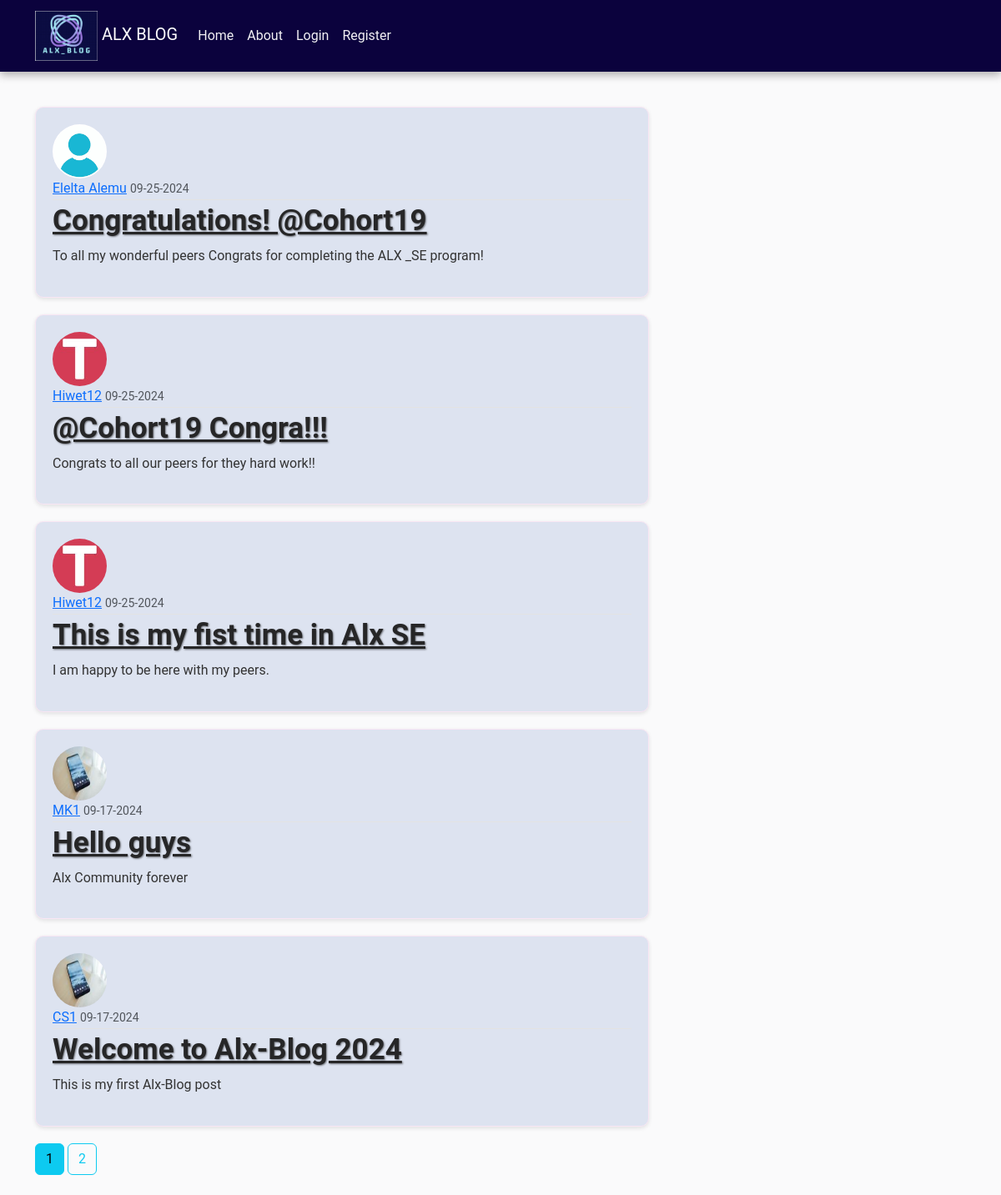
The page /home on the database its author committed.
### alxblog/models.py (models this page shows, shortened)
class Post(db.Model):
    id = db.Column(db.Integer, primary_key=True)
    title = db.Column(db.String(150), nullable=False)
    date_posted = db.Column(db.DateTime, nullable=False, default=datetime.utcnow)
    content = db.Column(db.Text, nullable=False)
    user_id = db.Column(db.Integer, db.ForeignKey('user.id'), nullable=False)
    comments = db.relationship('Comment', backref='post', lazy=True)

class User(db.Model, UserMixin):
    id = db.Column(db.Integer, primary_key=True)
    username = db.Column(db.String(20), unique=True, nullable=False)
    email = db.Column(db.String(150), unique=True, nullable=False)
    image_file = db.Column(db.String(20), nullable=False, default='default.jpg')
    password = db.Column(db.String(60), nullable=False)
    posts = db.relationship('Post', backref='author', lazy=True)
    comments = db.relationship('Comment', back_populates='user', lazy=True)

### alxblog/routes.py (the view)
@app.route("/home")
def home():
    page = request.args.get('page', 1, type=int)
    posts = Post.query.order_by(Post.date_posted.desc()).paginate(page=page, per_page=5)
    return render_template('home.html', posts=posts, title='Home')

### alxblog/templates/home.html
{% extends "layout.html" %}
{% block content %}
{% for post in posts.items %}
 <article class="media content-section">
    <img class="rounded-circle article-img" src="{{ url_for('static', filename='profile_pics/' + post.author.image_file) }}">
    <div class="media-body">
      <div class="article-metadata">
        <a class="mr-2" href="#">{{ post.author.username }}</a>
        <small class="text-muted">{{ post.date_posted.strftime('%m-%d-%Y') }}</small>
      </div>
      <h2><a class="article-title" href="{{ url_for('post', post_id=post.id) }}">{{ post.title }}</a></h2>
      <p class="article-content">{{ post.content }}</p>
    </div>
  </article>
{% endfor %}
{% for page_num in posts.iter_pages(left_edge=1, right_edge=1, left_current=1, right_current=2) %}
{% if page_num %}
{% if posts.page == page_num%}
<a class="btn btn-info mb-4" href="{{ url_for('home', page=page_num) }}">{{ page_num }}</a>
{% else %}
<a class="btn btn-outline-info mb-4" href="{{ url_for('home', page=page_num) }}">{{ page_num }}</a>
{% endif %}
{% else %}
...
{% endif %}
{% endfor %}
{% endblock content %}

### alxblog/static/main.css (style rules this page uses)
body { background: #fafafb; font-family: "Roboto", sans-serif; font-size: medium; color: #333333; margin-top: 5rem; transition: background 0.5s ease; }
h1, h2, h3, h4, h5, h6 { font-size: 35px; color: #444444; text-shadow: 1px 1px 2px rgba(0, 0, 0, 0.5); }
.content-section { background: #dde3f0; padding: 20px; border: 1px solid #f8e6f4; border-radius: 10px; margin-bottom: 20px; box-shadow: 0 2px 5px rgba(0, 0, 0, 0.1); transition: transform 0.3s ease; }
.article-title { color: #262627; font-weight: bold; }
.article-content { white-space: pre-line; line-height: 1.6; }
.article-img { height: 65px; width: 65px; margin-right: 16px; border-radius: 50%; }
.article-metadata { padding-bottom: 1px; margin-bottom: 4px; border-bottom: 1px solid #e3e3e3; }

### rows shown on the page
Post: image_file (placeholder picture), author.username "Elelta Alemu", date_posted "09-25-2024", title "Congratulations! @Cohort19", content "To all my wonderful peers Congrats for completing the ALX _SE program!"
Post: image_file (picture), author.username "Hiwet12", date_posted "09-25-2024", title "@Cohort19 Congra!!!", content "Congrats to all our peers for they hard work!!"
Post: image_file (picture), author.username "Hiwet12", date_posted "09-25-2024", title "This is my fist time in Alx SE", content "I am happy to be here with my peers."
Post: image_file (picture), author.username "MK1", date_posted "09-17-2024", title "Hello guys", content "Alx Community forever"
Post: image_file (picture), author.username "CS1", date_posted "09-17-2024", title "Welcome to Alx-Blog 2024", content "This is my first Alx-Blog post"

### other values the page prints
{{ page_num }} "1"
{{ page_num }} "2"
